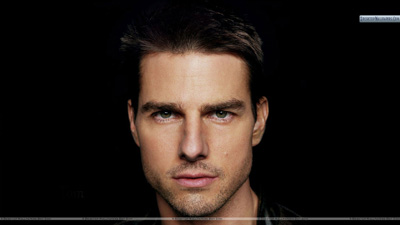
%> input picture TestImages/bild1.jpg, 400 x 225 px
$ octave --eval "result = skinmap(imread('TestImages/bild1.jpg'));"   (GNU Octave 9; MATLAB toolbox functions it lacks are replaced by stand-ins)
%> lines starting %> are read from the running program, lines starting %| are printed output that depends on the picture; in (x1, y1, x2, y2) boxes, pixels count from 0 and x2, y2 are one past the last pixel; in counts of white or black regions, pixels touching at a corner belong together; the program's own positions count from 1
% Methodenparameter:
%
% image ... Das zu untersuchende Bild.
%
%
% Rückgabewerte:
%
% result ... Die ausgeschnittene Gesichtsregion.
% eyeLeftX ... x Koordinate des linken Auges.
% eyeLeftY ... y Koordinate des linken Auges.
% eyeRightX ... x Koordinate des rechten Auges.
% eyeRightY ... y Koordinate des rechten Auges.
% lipsX ... x Koordinate des Lippen.
% lipsY ... y Koordinate des Lippen.

function [result, eyeLeftX, eyeLeftY, eyeRightX, eyeRightY, lipsX, lipsY] = skinmap(image)

% Berechnung der Hautregionen.
% REFERENZ: http://www.wseas.us/e-library/conferences/2011/Mexico/CEMATH/CEMATH-20.pdf
%
% Es soll mithile des YCbCr Farbraums eine SkinMap berechnet werden. D.h.
% es wird ein Binärbild erzeugt, in welchem all jene Pixel die eine
% bestimmte Bedingung erfüllen als Hautpixel angenommen werden.
image_ycbcr = rgb2ycbcr(image);
%> image_ycbcr: size 225x400x3 uint8; mean of channels 1, 2, 3 41.1, 124.6, 132.2
image_ycbcr = im2uint8(image_ycbcr);
cb = image_ycbcr(:,:,2);
cr = image_ycbcr(:,:,3);

skin = (cb >= 77) & (cb <= 127) & (cr >= 133) & (cr <= 173);
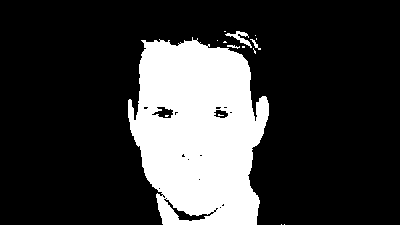
%> skin: size 225x400 logical; 22.2% white; 15 white regions (11 under 20 px), largest, box (x1, y1, x2, y2) and area: (128, 37, 269, 225) 19705, (225, 31, 252, 48) 145, (250, 39, 261, 50) 34, (227, 45, 240, 49) 26
skin = im2double(skin);

% Um das Ergebnis zu verbessern wird ein Grauwertbild der Hautregion
% erzeugt. Aus diesem kann ein Schwellwert zur endgültigen Berechnung eines
% Binärbildes gewonnen werden. Kleine Löcher im Bild werden mit imfill
% aufgefüllt. Da nach einer größeren Region im Bild gesucht wird, werden
% alle Regionen deren Größe kleiner als 1890 Pixel ist geschlossen.
image_gray = rgb2gray(image);
image_gray = image_gray .* skin;
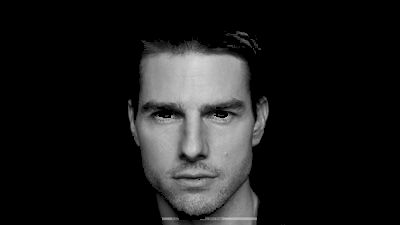
%> image_gray: size 225x400 uint8; min 0, max 217, mean 27.1
level = graythresh(image_gray);
%> level = 0.278
image_binary = im2bw(image_gray, level);
%> image_binary: size 225x400 logical; 17.9% white; 21 white regions (16 under 20 px), largest, box (x1, y1, x2, y2) and area: (136, 45, 269, 215) 14640, (200, 180, 258, 225) 1219, (128, 107, 139, 145) 132, (161, 217, 179, 225) 79, (241, 39, 250, 45) 20
image_binary = imfill(image_binary, 'holes');
%> image_binary: size 225x400 logical; 18.7% white; 19 white regions (14 under 20 px), largest, box (x1, y1, x2, y2) and area: (136, 45, 269, 215) 15372, (200, 180, 258, 225) 1220, (128, 107, 139, 145) 134, (161, 217, 179, 225) 79, (241, 39, 250, 45) 20

image_labeled = bwareaopen(image_binary, 1890);
%> image_labeled: size 225x400 logical; 17.1% white; 1 white region, box (x1, y1, x2, y2) and area: (136, 45, 269, 215) 15372
image_labeled = bwlabel(image_labeled, 8);
%> image_labeled: size 225x400 double; values 0 (black) and 1 (white), 17.1% white; 1 white region

% Es werden die Regionprops errechnet. Als Kanditat für die Gesichtsregion
% gilt jene Region die am größten ist.
% Mit den Werten der BoundingBox der gewählten Region, kann diese mit
% imcrop ausgeschnitten werden.
faceProps = regionprops(image_labeled, skin, 'all');
%> faceProps = 1 region; box (x1, y1, x2, y2), Area, Centroid, MajorAxisLength, MinorAxisLength and Eccentricity: (136, 45, 269, 215) 15372 [199.3 126.1] 169.9 121.8 0.697
[num area] = max([faceProps.Area]);
%> num = 15372; area = 1

x = faceProps(area).BoundingBox(1);
%> x = 136.5
y = faceProps(area).BoundingBox(2);
%> y = 45.5
width = faceProps(area).BoundingBox(3);
%> width = 133
height = faceProps(area).BoundingBox(4);
%> height = 170

image = imcrop(image, [x y width height]);


% Berechnung der Augenregionen.
% REFERENZ: http://ieeexplore.ieee.org/stamp/stamp.jsp?tp=&arnumber=4530500
%
% Zur Berechnung einer EyeMap wird wieder vom YCbCr Farbraum gebrauch
% gemacht.
image_ycbcr = rgb2ycbcr(image);
%> image_ycbcr: size 171x134x3 uint8; mean of channels 1, 2, 3 104.3, 115.1, 143.7

y = image_ycbcr(:,:,1);
cb = image_ycbcr(:,:,2);
%> cb: size 171x134 uint8
cr = image_ycbcr(:,:,3);
%> cr: size 171x134 uint8

% Qudrierung und Normalisierung in den Bereich [0 1] von cb.
cb2 = cb.^2;
%> cb2: size 171x134 uint8; every value is 255
cbN = (cb2 - min(cb2(:)))*(1/(max(cb2(:))-min(cb2(:))));
%> cbN: size 171x134 uint8; every value is 0

% Qaudrierung und Normalisierung in den Bereich [0 1] von cr.
cr2 = (1-cr).^2;
crN = (cr2 - min(cr2(:)))*(1/(max(cr2(:))-min(cr2(:))));

% Berechnung des Werts des Quotienten von cb und cr mit anschließender
% Normalisierung in den Bereich [0 1].
divCbCr = cb./cr;
%> divCbCr: size 171x134 uint8; every value is 1
divCbCrN = (divCbCr - min(divCbCr(:)))*(1/(max(divCbCr(:))-min(divCbCr(:))));

% Berechnung der EyeMapC wie in der Referenz beschrieben, sowie
% anschließende Histogramequalisierung.
EyeMapC = (cbN + crN + divCbCrN)/3;
EyeMapC = histeq(EyeMapC);

% Berechnung der EyeMapL durch imdilate sowie imerode.
SE = strel('disk', 4);
UP = imdilate(y, SE);
DOWN = imerode(y, SE);
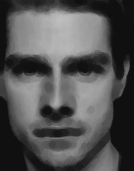
%> DOWN: size 171x134 uint8; min 16, max 191, mean 82.9

EyeMapL = UP./(DOWN+1);
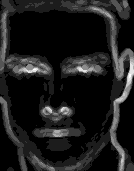
%> EyeMapL: size 171x134 uint8; min 1, max 10, mean 2; drawn with min black and max white

% Die endgültige EyeMap wird durch eine Multiplikation der beiden
% Berechnungen von EyeMapC und EyeMapL erreicht. Auf die EyeMap wird noch
% einmal eine Histogramequalisierung sowie eine Normlaisierung in den
% Bereich [0 1] durchgeführt.
EyeMap = EyeMapC.*EyeMapL;

EyeMap = imdilate(EyeMap, SE);
EyeMap = histeq(EyeMap);
EyeMap = (EyeMap - min(EyeMap(:)))*(1/(max(EyeMap(:))-min(EyeMap(:))));
EyeMap = im2bw(EyeMap, 0.975);

% Berechnung der Regionprops der EyeMap. Diese werden bei der späteren
% Bestimmung der Augenpaare benötigt.
STATS = regionprops(EyeMap, 'all');
%> STATS = 0 regions


% Berechnung der Lippenregion.
% REFERENZ: http://www.jweet.science-line.com/attachments/article/10/J.%20World.%20Elect.%20Eng.%20Tech.%201(1)%2012-16,%202012,.pdf
%
% Es wird eine LipMap berechnet. Diese dient nicht nur dazu ein weiteres
% Merkmal im Gesicht erkennen zu können, sondern auch um später mögliche
% Augenpaare besser berechnen zu können.
image_ycbcr = rgb2ycbcr(image);
cb = image_ycbcr(:,:,2);
cr = image_ycbcr(:,:,3);

image_hsv = rgb2hsv(image);
%> image_hsv: size 171x134x3 double; mean H, S, V 0.0919, 0.417, 0.502
s = image_hsv(:,:,2);
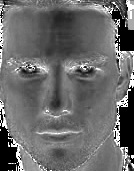
%> s: size 171x134 double; min 0, max 1, mean 0.417

cr2 = cr.^2;
crN = (cr2 - min(cr2(:)))*(1/(max(cr2(:))-min(cr2(:))));

divCrCb = cr./cb;
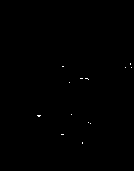
%> divCrCb: size 171x134 uint8; values 1 (black) and 2 (white), 0.12% white in thin lines or dots, all inside (x1, y1, x2, y2) = (37, 63, 132, 144)
divCrCbN = (divCrCb - min(divCrCb(:)))*(1/(max(divCrCb(:))-min(divCrCb(:))));

n = 0.95*sum(crN(:))/sum(divCrCbN(:));
%> n = 0

LipMap = crN .* (crN - n*divCrCbN).^2;
LipMap = (LipMap - min(LipMap(:)))*(1/(max(LipMap(:))-min(LipMap(:))));
LipMap = s .* LipMap;
level = graythresh(LipMap);
%> level = 0
LipMap_binary = im2bw(LipMap, level);


% Berechnung der Augenpaare.
% REFERENZ 1: http://ieeexplore.ieee.org/stamp/stamp.jsp?tp=&arnumber=4530500
% REFERENZ 2: http://hal.archives-ouvertes.fr/docs/00/37/43/66/PDF/article_ivcnz2006.pdf
%
% Es werden alle möglichen Kombinationen von Augenpaaren durchgegangen, und
% überprüft ob es sich dabei wirklich um Augen handeln kann.
eyeLeftX = 0;
eyeLeftY = 0;
eyeRightX = 0;
eyeRightY = 0;
lipsX = 0;
lipsY = 0;
for i = 1:length(STATS)-1

    % Der Centroid ersten Auges.
    centroidX1 = STATS(i).Centroid(1);
    centroidY1 = STATS(i).Centroid(2);

    % Die BoundingBox des ersten Auges.
    x1 = STATS(i).BoundingBox(1);
    y1 = STATS(i).BoundingBox(2);
    width1 = STATS(i).BoundingBox(3);
    height1 = STATS(i).BoundingBox(4);

    % Berechnung des BildZentrums in x Richtung.
    center = round(size(EyeMap, 2)/2);
    % Berechnung einer Schnittstelle um 5/8tel von oben.
    bottom = round(5*size(EyeMap, 1)/8);

    for j = (i+1):length(STATS)

        % Der Centroid des zweiten Auges.
        centroidX2 = STATS(j).Centroid(1);
        centroidY2 = STATS(j).Centroid(2);

        % Die BoundingBox des zweiten Auges.
        x2 = STATS(j).BoundingBox(1);
        y2 = STATS(j).BoundingBox(2);
        width2 = STATS(j).BoundingBox(3);
        height2 = STATS(j).BoundingBox(4);

        % Es wird die Steigung der Geraden zwischen den beiden Centroiden
        % berechnet.
        if centroidY1 >= centroidY2
            m = centroidY1 - centroidY2;
        else
            m = centroidY2 - centroidY1;
        end

        if centroidX1 >= centroidX2
            m = m/(centroidX1 - centroidX2);
        else
            m = m/(centroidX2 - centroidX1);
        end

        % R1: Die Steigung muss zwischen 1 und -1 liegen. Das Augenpaar
        % darf höchstens um 45 Grad geneigt sein.
        R1 = (m <= 1) && (m >= -1);
        R10 = abs(STATS(i).Orientation-STATS(j).Orientation) <= 45;

        % R2-R3: Es wird davon ausgegangen, dass nachdem eine Gesichtsregion
        % bereits gefunden wurde, der x Wert einer Centroiden links und
        % einer rechts des BildZentrums liegt. Diese Voraussetzung wird mit
        % der xor Funktion überprüft.
        R2 = (centroidX2 >= center) && (centroidX1 <= center);
        R3 = (centroidX1 >= center) && (centroidX2 <= center);

        % R4-R5: Es wird davon ausgegangen, dass die Augen im oberen
        % Bereich des Bildes liegen. Es werden also alle Punkte
        % ausgeschlossen welche unterhalb von bottom liegen.
        R4 = (y1 <= bottom) && (y1 + height1 <= bottom);
        R5 = (y2 <= bottom) && (y2 + height2 <= bottom);

        % R6-R7: Es werden die Verhältnisse der Haupt- und Nebenachsen der
        % Augenregionen überprüft. Breite geiteilt durch Höhe dieser beiden
        % Längen sollte statistisch gesehen (REFERENZ 2 Seite 3) 2
        % betragen.
        ratioa = (STATS(i).MajorAxisLength/STATS(i).MinorAxisLength);
        ratiob = (STATS(j).MajorAxisLength/STATS(j).MinorAxisLength);
        R6 = (ratioa > 1) && (ratioa < 3);
        R7 = (ratiob > 1) && (ratiob < 3);

        % R8-R9: Es wird überprüft ob die die beiden Hauptachsen die
        % gleiche Ausrichtung haben, da diese bei zwei Augen übereinstimmen
        % sollte.
        dij = (width1+width2)/2;
        R8 = 2*dij > (STATS(i).MajorAxisLength+STATS(j).MajorAxisLength)/2;
        R9 = 2*dij < 3*(STATS(i).MajorAxisLength+STATS(j).MajorAxisLength)/2;

        % R11: Der Flächenunterschied zwischen einer Region sollte
        % nicht doppelt so groß wie der der anderen. Mit dieser Abfrage
        % sollen vor allem kleine Regionen welche mit sehr viel größeren
        % Regionen verglichen werden sofort eliminiert werden.
        R11 = max(STATS(i).Area, STATS(j).Area)/min(STATS(i).Area, STATS(j).Area) <= 2;

        % R12: Es werden die durchschnittlichen Grauwerte in den
        % Augenregionen verglichen. Diese sollten sich nicht allzusehr
        % unterscheiden, da beide Augen die selber Charakteristika
        % aufweisen.
        mean1_image = rgb2gray(imcrop(image, [x1 y1 width1 height1]));
        mean2_image = rgb2gray(imcrop(image, [x2 y2 width2 height2]));
        mean1 = mean(mean1_image(:));
        mean2 = mean(mean2_image(:));
        R12 = max(mean1, mean2)/min(mean1, mean2) < 1.5;

        if R1 && xor(R2, R3) && (R4 && R5) && (R6 && R7) && (R8 && R9) && R10 && R11 && R12

            X1 = centroidX1;
            Y1 = centroidY1;
            X2 = centroidX2;
            Y2 = centroidY2;

            % Es wird festgestellt welches das linke und welches das rechte
            % Auge ist.
            if X1 < X2
                xLeft = X1;
                yLeft = Y1;
                xRight = X2;
                yRight = Y2;
            else
                xLeft = X2;
                yLeft = Y2;
                xRight = X1;
                yRight = Y1;
            end

            % Die Distanz zwischen den beiden Centroiden wird berechnet.
            distance = sqrt(((xRight-xLeft).^2)+((max(Y1, Y2)-min(Y1, Y2)).^2));
            % Der x Wert für das Zentrum zwischen den Centroiden.
            centerX = round(xLeft + (xRight-xLeft)/2);
            % Der y Wert für das Zentrum zwischen den Centroiden.
            centerY = round(min(yLeft, yRight) + (max(yLeft, yRight)-min(yLeft, yRight))/2);

            % Um die ungefähre Lage der Lippen zu berechnen wird die Gerade
            % zweischen den beiden Centroiden berechnet. Diese wird dann
            % parallel um die Distanz zwischen den Centroiden verschoben,
            % und mit der Ortogonalen Geraden, welche durch das Zentrum
            % zwischen den beiden Centroiden verläuft, geschnitten. Dieser
            % Punkt wird dann als vorläufiger Zentrum der Lippen verwendet.
            m = (yLeft-yRight)/(xLeft-xRight);
            q = yLeft - m*xLeft;
            mO = -1/m;
            qO = centerY - mO*centerX;
            mP = m;
            qP = q + distance;

            lipX = round((qO-qP)/(mP-mO));
            lipY = round(mP*lipX + qP);

            % Region in welcher sich die Lippen befinden sollten.
            lipBoxX = round(lipX-distance/2);
            lipBoxY = round(lipY-distance/2);
            lipBoxWidth = distance;
            lipBoxHeight = distance;

            % Die Fläche der BoundingBox der Lippenregion.
            lipBoxArea = lipBoxWidth*lipBoxHeight;
            % Die Fläche der BoundingBox der ersten Augenregion.
            area1 = STATS(i).BoundingBox(3)*STATS(i).BoundingBox(4);
            % Die Fläche der BoundingBox der zweiten Augenregion.
            area2 = STATS(j).BoundingBox(3)*STATS(j).BoundingBox(4);

            % Mit der ersten Abfrage können Augenpaare, deren BoundingBox
            % Fläche sehr klein sind eliminiert werden. Das geschieht dann
            % wenn die Fläche der Lippenregion die der beiden Augenregionen
            % zu stark übersteigt.
            % Mit der zweiten Abfrage wird sichergestellt, dass sich die
            % Augen auch über den Lippen befinden.
            if 100*(area1+area2) > lipBoxArea
                if (lipY > yLeft) && (lipY > yRight)

                    % Berechnung der Regionprops für die LipMap.
                    lipProps = regionprops(LipMap_binary, 'all');

                    for k = 1:size(lipProps, 1)

                        % Der Centroid der Lippenregion aus lipProps.
                        centerLipX = lipProps(k).Centroid(1);
                        centerLipY = lipProps(k).Centroid(2);

                        x = lipProps(k).BoundingBox(1);
                        y = lipProps(k).BoundingBox(2);
                        width = lipProps(k).BoundingBox(3);
                        height = lipProps(k).BoundingBox(4);

                        % L1: Die Höhe der BoundingBox der Lippen sollte
                        % größer als die Breite sein.
                        L1 = width > height;

                        % L2-L3: Der Centroid der Lippen sollte innerhalb
                        % der BoundingBox der Lippenregion liegen.
                        L2 = (centerLipX >= lipBoxX) && (centerLipX <= lipBoxX+lipBoxWidth);
                        L3 = (centerLipY >= lipBoxY) && (centerLipY <= lipBoxY+lipBoxHeight);

                        % L4: Die Lippenregion aus den lipProps sollte
                        % ungefähr in der Mitte der berechneten
                        % Lippenregion liegen. Es wird überprüft ob auf
                        % ein Teil davon links, und ein Teil
                        % davon rechts vom Zentrum der berechneten
                        % Lippenregion liegt.
                        lipBoxCenter = lipBoxX + round(lipBoxWidth/2);
                        L4 = (x <= lipBoxCenter) && (x+width >= lipBoxCenter);

                        % L5: Der Größenunterschied zwischen der
                        % berechneten Lippenregion und der Lippenregion aus
                        % den lipProps sollte nicht zu unterschiedlich sein.
                        L5 = 100*(width*height) > lipBoxArea;

                        if L1 && (L2 && L3) && L4 && L5

                            % Koordinaten der Augen.
                            eyeLeftX = round(xLeft);
                            eyeLeftY = round(yLeft);
                            eyeRightX = round(xRight);
                            eyeRightY = round(yRight);

                            % Koordinaten der Lippen.
                            lipsX = round(x + (width/2));
                            lipsY = round(y + (height/2));

                            % Koordinaten der berechneten Lippenregion. Wird
                            % zur Ausgabe in einem Plot verwendet.
                            lBoxX1 = [lipBoxX lipBoxX+lipBoxWidth lipBoxX+lipBoxWidth lipBoxX lipBoxX];
                            lBoxY1 = [lipBoxY lipBoxY lipBoxY+lipBoxHeight lipBoxY+lipBoxHeight lipBoxY];

                            % Koordinaten der eigentlichen Lippenregion.
                            % Wird zur Ausgabe in einem Plot verwendet.
                            lBoxX2 = [x x+width x+width x x];
                            lBoxY2 = [y y y+height y+height y];
                        end
                    end
                end
            end
        end
    end
end
%> this loop made 0 passes
%> after the loop, eyeLeftX = 0; eyeLeftY = 0; eyeRightX = 0; eyeRightY = 0

% Anzeige der gefundenen Augen und Lippen.
figure; imagesc(image);
hold on;
% Markiert das linke Auge (rot)
plot(eyeLeftX, eyeLeftY, 'r.', 'MarkerSize', 20);
% Markiert das rechte Auge (rot)
plot(eyeRightX, eyeRightY, 'r.', 'MarkerSize', 20);
% Markiert das Lippenzentrum (grün)
plot(lipsX, lipsY, 'g.', 'MarkerSize', 20);
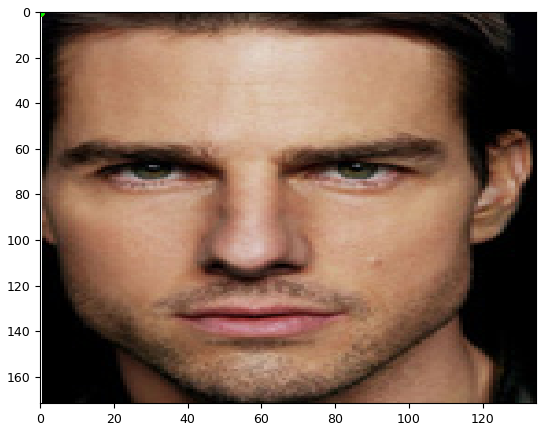
%> figure redrawn from the program's plot data
% Berechnete Lippenregion.
%> (the run ends here)

$ run again, on TestImages/bild10.jpg
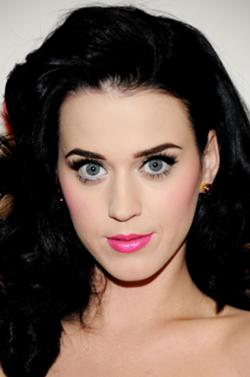
%> input picture TestImages/bild10.jpg, 250 x 377 px
%> in skinmap, `level = graythresh(image_gray);`: level = 0.349
%> in skinmap, `image_labeled = bwlabel(image_labeled, 8);`:
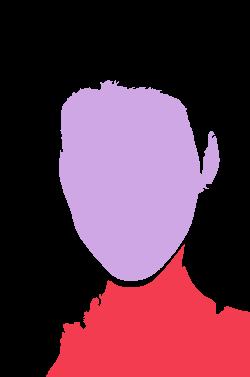
%> image_labeled: size 377x250 double; 3 distinct labels, from 0 to 2; one colour per label, 0 black
%> faceProps = 2 regions; box (x1, y1, x2, y2), Area, Centroid, MajorAxisLength, MinorAxisLength and Eccentricity: (59, 80, 220, 281) 22790 [132.2 175.9] 198.1 150.5 0.651, (46, 244, 250, 377) 15994 [157 333.8] 201.5 111.4 0.833
%> num = 22790; area = 2
%> x = 59.5
%> in skinmap, `y = faceProps(area).BoundingBox(2);`: y = 80.5
%> width = 161
%> height = 201
%> cb2: size 202x162 uint8; every value is 255
%> cbN: size 202x162 uint8; every value is 0
%> divCbCr: size 202x162 uint8; every value is 1
%> STATS = 0 regions
%> image_hsv: size 202x162x3 double; mean H, S, V 0.102, 0.318, 0.58
%> divCrCb: size 202x162 uint8; values 1 (black) and 2 (white), 0.85% white; 6 white regions (3 under 20 px), largest, box (x1, y1, x2, y2) and area: (54, 155, 85, 163) 140, (53, 165, 80, 173) 86, (141, 102, 146, 111) 36
%> n = 0
%> in skinmap, `plot(lipsX, lipsY, 'g.', 'MarkerSize', 20);`:
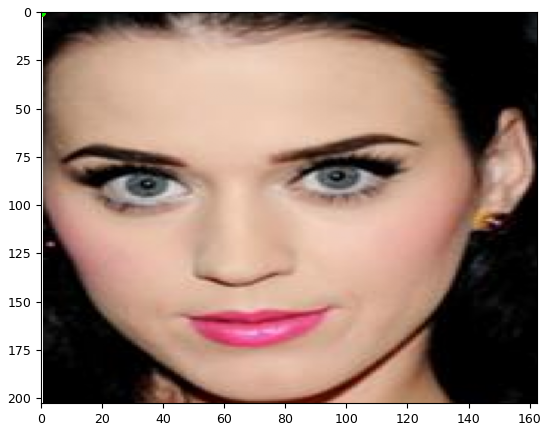
%> figure redrawn from the program's plot data

$ run again, on TestImages/bild11.jpg
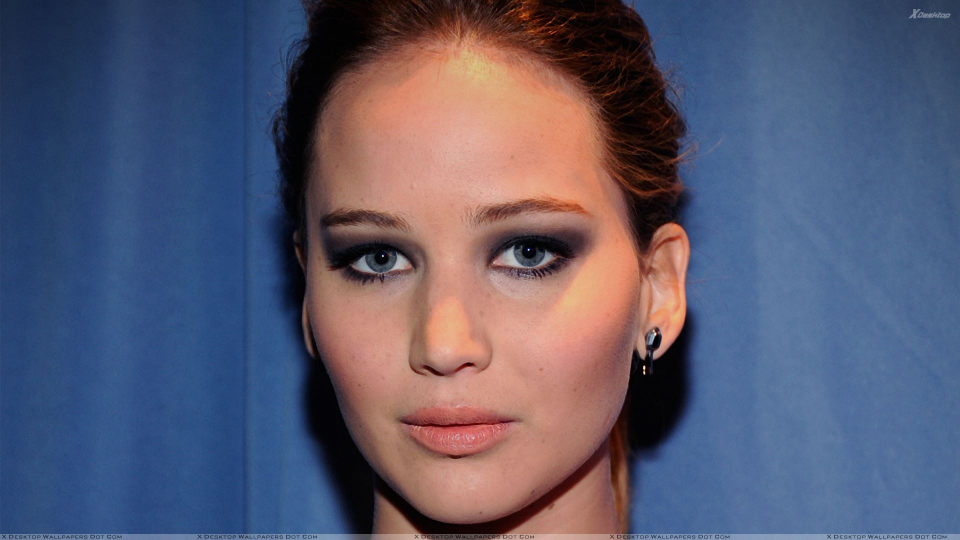
%> input picture TestImages/bild11.jpg, 1920 x 1080 px (shown at 1/2 size)
%> in skinmap, `level = graythresh(image_gray);`: level = 0.286
%> faceProps = 2 regions; box (x1, y1, x2, y2), Area, Centroid, MajorAxisLength, MinorAxisLength and Eccentricity: (616, 26, 1380, 1047) 515056 [969.9 545.2] 993.8 695.5 0.714, (749, 915, 1258, 1080) 28549 [1090.9 1030.8] 613.9 140.5 0.973
%> num = 515056; area = 1
%> x = 616.5
%> in skinmap, `y = faceProps(area).BoundingBox(2);`: y = 26.5
%> width = 764
%> height = 1021
%> cb2: size 1022x765 uint8; every value is 255
%> cbN: size 1022x765 uint8; every value is 0
%> divCbCr: size 1022x765 uint8; values 0 (black) and 1 (white), 100% white; black in thin lines or dots, all inside (x1, y1, x2, y2) = (429, 3, 434, 6)
%> STATS = 0 regions
%> image_hsv: size 1022x765x3 double; mean H, S, V 0.187, 0.461, 0.563
%> in skinmap, `divCrCb = cr./cb;`:
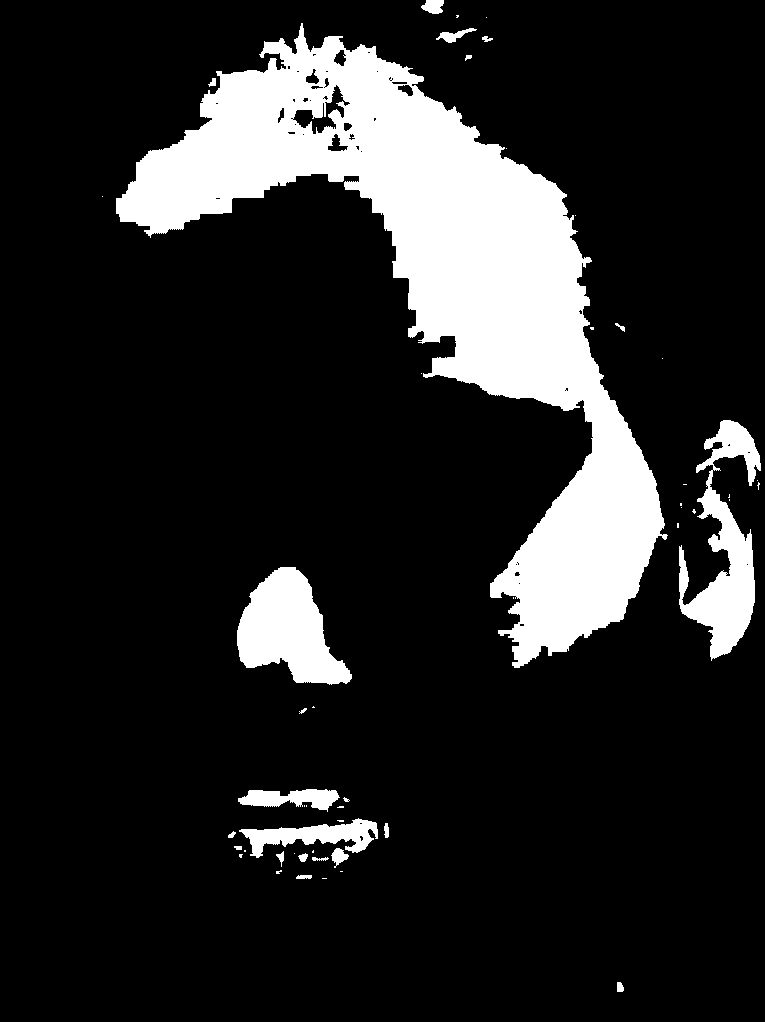
%> divCrCb: size 1022x765 uint8; values 1 (black) and 2 (white), 15.5% white; 52 white regions (31 under 20 px), largest, box (x1, y1, x2, y2) and area: (116, 23, 668, 668) 100018, (679, 420, 761, 661) 8099, (237, 567, 352, 685) 8039
%> n = 0
%> in skinmap, `plot(lipsX, lipsY, 'g.', 'MarkerSize', 20);`:
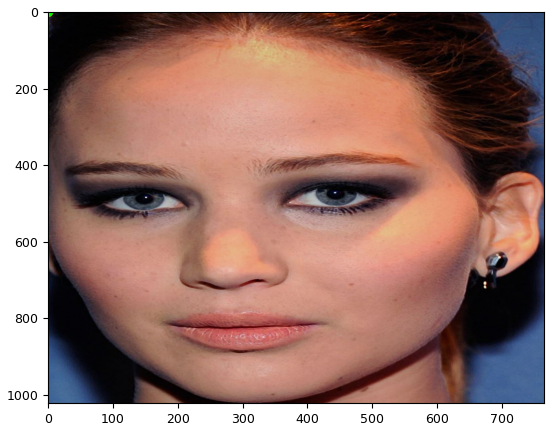
%> figure redrawn from the program's plot data
